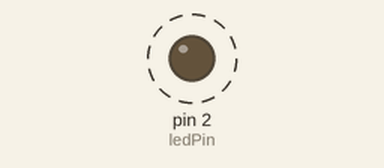
Recording of a sketch running on a simulated Arduino Uno, built with avr-gcc and run on an emulated ATmega328P. Shown: output pins drawn as LEDs (lit = HIGH). Dashed ring = blinking.

Above: at 0.5 s.
Timing chart, 0 to 4.6 s (numbered marks = the images above):
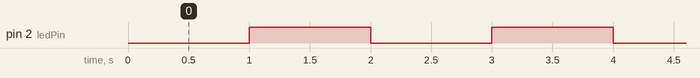

Measured:
- by itself, pin 2 (ledPin): alternates HIGH for 1.0 s and LOW for 1.0 s

The sketch:

BlinkWithoutDelay.ino
```cpp
int ledPin = 2;

int ledState = LOW;
int prevTime = 0;
int interval = 1000;

void setup() {
  Serial.begin(9600);
  pinMode(ledPin, OUTPUT);
}

void loop() {
  int currTime = millis();

  if((currTime - prevTime) >= interval) {
   	prevTime = currTime;

    if(ledState == LOW) {
    	ledState = HIGH;
    } else {
      	ledState = LOW;
    }

    digitalWrite(ledPin, ledState);
  }
}
```
